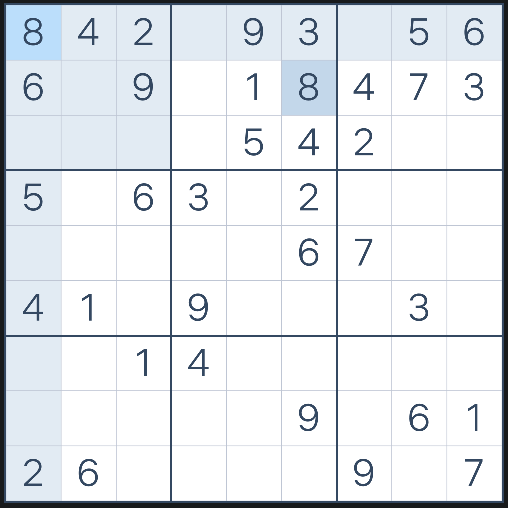
#> input picture inputs/images/quiz_3.png, 508 x 508 px
$ jupyter execute --allow-errors sudoku_image_solver.ipynb
#> lines starting #> are read from the running program, lines starting #| are printed output that depends on the picture; after the words box and inside, x2 and y2 are one past the last pixel; in counts of white or black regions, pixels touching at a corner belong together
# Convert Image to Sudoku quiz

[cell 1]
import os
import sys
import random
import numpy as np
import cv2 as cv
import matplotlib.pyplot as plt

[cell 2]
cwd = os.getcwd()
parent_dir = os.path.dirname(cwd)
sys.path.insert(1, parent_dir)
#> (the rest of this cell did not finish here and is left out)

[cell 3]
# Global variables
digit_templates = {}
# Create classifier for digit identification
#> (the rest of this cell did not finish here and is left out)

[cell 4]
def plot_digit_templates():
    global digit_templates

    num_digits = len(digit_templates)  # Number of images
    fig, axes = plt.subplots(1, num_digits, figsize=(num_digits * 2, 2))

    if num_digits == 1:  # Handle case for single image
        axes = [axes]

    for ax, (digit, image) in zip(axes, digit_templates.items()):
        ax.imshow(image, cmap='gray')  # Adjust cmap for grayscale
        ax.set_title(f"Digit: {digit}")
        ax.axis("off")  # Hide axes

    plt.show()

def load_templates():
    global digit_templates

    dir = r'datasets\digit_templates'
    files = os.listdir(dir)
    for file in files:
        img_gray = cv.imread(os.path.join(dir,file), cv.IMREAD_GRAYSCALE)
        img_th = cv.adaptiveThreshold(img_gray,255,cv.ADAPTIVE_THRESH_MEAN_C, cv.THRESH_BINARY,11,2)
        resized_img = cv.resize(img_th, (100,100), interpolation=cv.INTER_NEAREST)
        file_name = os.path.splitext(os.path.basename(file))[0]
        digit_templates[file_name]  = resized_img

def filter_close_coordinates(coordinates, min_distance=10):
    """Remove coordinates that are too close to each other."""
    filtered = []

    for coord_1 in coordinates:
        preserve = True
        for coord_2 in filtered:
            distance = np.linalg.norm(coord_1 - coord_2)
            if distance > min_distance:
                continue
            else:
                preserve = False
                break
        if preserve:
            filtered.append(coord_1)
    return filtered

def get_coords_of_lines(corner_coords):
    corner_coords.sort(key= lambda coord: coord[0]) # sort based on y coordinate
    vertical_lines_coords = [int(coord[1]) for coord in corner_coords[0:10]] # get the 10 smallest y coordinates
    vertical_lines_coords.sort() # the x coordiantes of the vertical lines

    corner_coords.sort(key= lambda coord: coord[1]) # sort based on x coordinate
    horizontal_lines_coords = [int(coord[0]) for coord in corner_coords[0:10]] # get the 10 smallest x coordinates
    horizontal_lines_coords.sort() # the xycoordiantes of the horizontal lines, y = horizontal_lines
    return vertical_lines_coords, horizontal_lines_coords

def crop_img(img, scale=1.0):
    center_x, center_y = img.shape[1] / 2, img.shape[0] / 2
    width_scaled, height_scaled = img.shape[1] * scale, img.shape[0] * scale
    left_x, right_x = center_x - width_scaled / 2, center_x + width_scaled / 2
    top_y, bottom_y = center_y - height_scaled / 2, center_y + height_scaled / 2
    img_cropped = img[int(top_y):int(bottom_y), int(left_x):int(right_x)]
    return img_cropped

def get_sqr_sub_image(img, row: int, col: int, vert_lines: list, hori_lines: list):
    x_min = vert_lines[col]
    x_max = vert_lines[col+1]
    y_min = hori_lines[row]
    y_max = hori_lines[row+1]
    sqr_sub_image = img[y_min:y_max,x_min:x_max]
    cropped_image = crop_img(sqr_sub_image, 0.7)
    img_blur = cv.GaussianBlur(cropped_image,(11,11),0)
    img_th = cv.adaptiveThreshold(img_blur,255,cv.ADAPTIVE_THRESH_MEAN_C, cv.THRESH_BINARY,5,1)
    resized_img = cv.resize(img_th, (32,32), interpolation=cv.INTER_NEAREST)
    return resized_img

def detect_digit(images) -> str:
    """
    Returns the most likely digit in the image using the trained classifier.
    """
    global digit_clf
    digit_list = digit_clf.predict_digits(images)
    str_digits = "".join([str(digit) for digit in digit_list])
    return str_digits

def image_to_string(img, vertical_lines_coords, horizontal_lines_coords):
    output_str = ''
    cell_images = []
    for row in range(0,9):
        for col in range(0,9):
            cell_img = get_sqr_sub_image(img, row, col, vertical_lines_coords, horizontal_lines_coords)
            cell_images.append(cell_img)

    output_str = detect_digit(cell_images)
    return output_str

## Load Image and Perform Preprocessing

The image is expetced to be screenshot of a sudoku quiz from [this website](https://sudoku.com/). The image must only contain the entire quiz grid.

[cell 5]
img_gray = cv.imread("../inputs/images/quiz_3.png", cv.IMREAD_GRAYSCALE)
#> img_gray: shape (508, 508); min 28, max 255, mean 231.1
# resize for consistency
img_gray = cv.resize(img_gray, (500, 500), interpolation= cv.INTER_LINEAR)
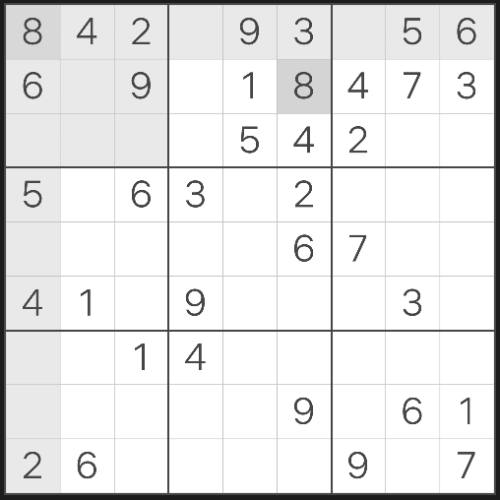
#> img_gray: shape (500, 500); min 28, max 255, mean 231.1
img_rgb = cv.cvtColor(img_gray,cv.COLOR_GRAY2RGB)

img_th = cv.adaptiveThreshold(img_gray,255,cv.ADAPTIVE_THRESH_GAUSSIAN_C, cv.THRESH_BINARY,5,3)
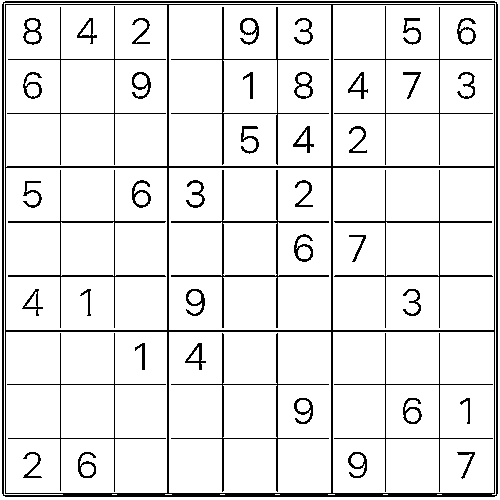
#> img_th: shape (500, 500); 90.7% white; black in thin lines or dots

if img_gray is None:
    sys.exit("Could not read the image.")

plt.imshow(img_th, cmap='binary_r', vmax=255, vmin=0)
plt.show()

## Detect Harris Corners

Harris corners are detected to find the locations of corners in the image. Which will be used to determine the locations the individual cells within the grid.

[cell 6]
dst = cv.cornerHarris(img_th,2,3,0.04)
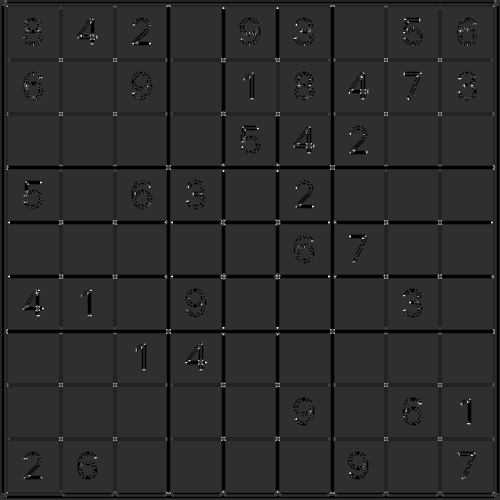
#> dst: shape (500, 500) float32; min -0.04, max 0.175, mean -0.00349; drawn with min black and max white

#result is dilated for marking the corners, not important
dst = cv.dilate(dst,None)
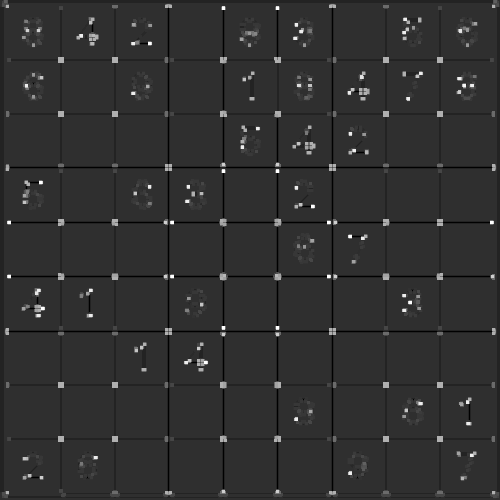
#> dst: shape (500, 500) float32; min -0.04, max 0.175, mean 0.00113; drawn with min black and max white

# Threshold for an optimal value, it may vary depending on the image.
img_harris = img_rgb.copy()

corner_condition = dst>0.01*dst.max()
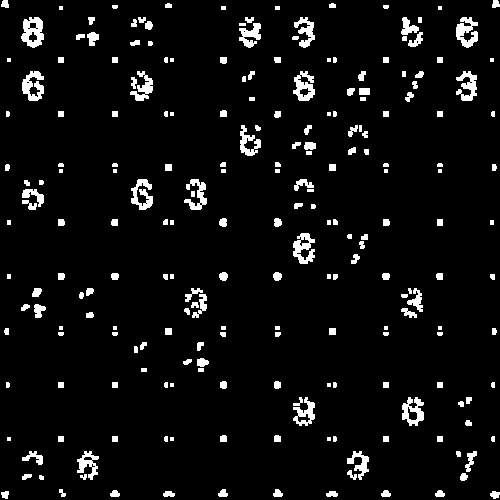
#> corner_condition: shape (500, 500) bool; 5.5% white; 223 white regions (22 under 20 px), largest, box (x1, y1, x2, y2) and area: (21, 17, 44, 48) 453, (456, 17, 478, 48) 402, (293, 233, 315, 264) 396
detected_harris_n = (corner_condition).sum()
#> detected_harris_n = 13739
corner_coords = np.argwhere(corner_condition)
#> corner_coords = 13739 pairs, first value 0 to 498, second value 1 to 499

img_harris[corner_condition]=[255,0,0] # draw corner points
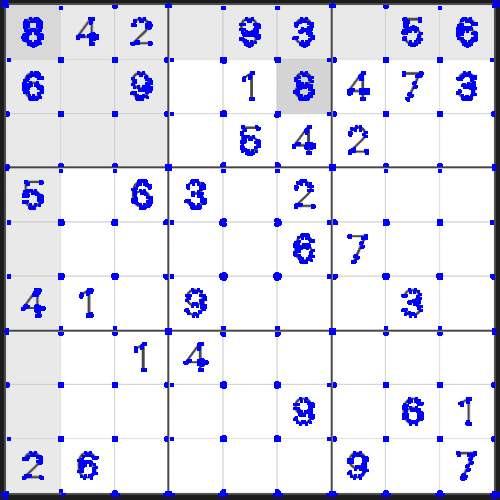
#> img_harris: shape (500, 500, 3); mean B, G, R 235.1, 221.1, 221.1

plt.title(f'{detected_harris_n:,} Corners Detected')
plt.imshow(img_harris)
plt.show()

## Remove Corners that are too Close

Remove corners that have beed detected more than once / only keep 1 corners at locations where multiple were detected.

[cell 7]
# timer = time.time()
corner_coords_reduced = filter_close_coordinates(corner_coords, 15)
#> the loop in filter_close_coordinates, `for coord_1 in coordinates:` made 13739 passes
#> coord_1 on passes 1 to 3: [0, 3], [0, 4], [0, 5]
#> after the loop in filter_close_coordinates, `for coord_1 in coordinates:`: filtered = 231 pairs, first value 0 to 491, second value 3 to 493
#> corner_coords_reduced has the same summary as filtered in filter_close_coordinates
# timer = timer - time.time()

[cell 8]
img_harris_reduced = img_rgb.copy()
for (y, x) in corner_coords_reduced:
    cv.circle(img_harris_reduced, (x, y), radius=5, color=(255, 0, 0), thickness=-1)
#> this loop made 231 passes
#> (y, x) on passes 1 to 3: (0, 3), (0, 493), (3, 167)
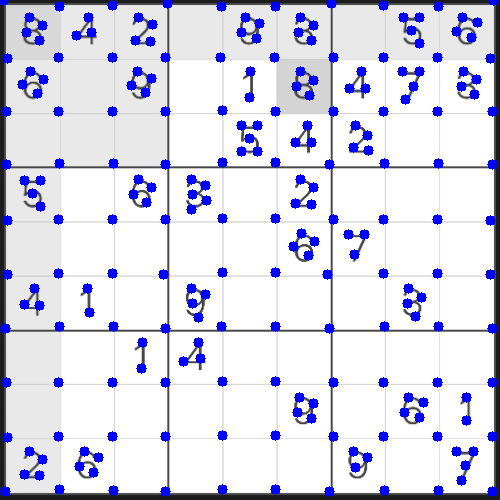
#> img_harris_reduced: shape (500, 500, 3); mean B, G, R 234.8, 215.9, 215.9
corner_coords_reduced_n = len(corner_coords_reduced)
#> corner_coords_reduced_n = 231
plt.title(f'{corner_coords_reduced_n:,} Corners Detected')
plt.imshow(img_harris_reduced)
plt.show()

## Get Sub-Images of Indivual Cells

Sample sub-images of the individual cells such that they can be further processed to determine the number within each cell.

[cell 9]
# View a digit within a cell
vertical_lines_coords, horizontal_lines_coords = get_coords_of_lines(corner_coords_reduced)
#> in get_coords_of_lines, `vertical_lines_coords = [int(coord[1]) for coord in corner_coords[0:10]]`: vertical_lines_coords = [3, 493, 167, 331, 112, 383, 59, 221, 275, 438]
#> in get_coords_of_lines, `horizontal_lines_coords = [int(coord[0]) for coord in corner_coords[0:..`: horizontal_lines_coords = [0, 328, 491, 111, 164, 382, 58, 220, 274, 437]
#> vertical_lines_coords = [3, 59, 112, 167, 221, 275, 331, 383, 438, 493]; horizontal_lines_coords = [0, 58, 111, 164, 220, 274, 328, 382, 437, 491]
sqr_img = get_sqr_sub_image(img_th, 2, 4, vertical_lines_coords, horizontal_lines_coords)
#> in get_sqr_sub_image, `x_min = vert_lines[col]`: x_min = 221
#> in get_sqr_sub_image, `x_max = vert_lines[col+1]`: x_max = 275
#> in get_sqr_sub_image, `y_min = hori_lines[row]`: y_min = 111
#> in get_sqr_sub_image, `y_max = hori_lines[row+1]`: y_max = 164
#> in get_sqr_sub_image, `sqr_sub_image = img[y_min:y_max,x_min:x_max]`: sqr_sub_image: shape (53, 54); 88.1% white; black in thin lines or dots
#> in crop_img, `img_cropped = img[int(top_y):int(bottom_y), int(left_x):int(right_x)]`: img_cropped: shape (38, 37); 87% white; black in thin lines or dots, all inside (x1, y1, x2, y2) = (12, 8, 30, 36)
#> in get_sqr_sub_image, `img_th = cv.adaptiveThreshold(img_blur,255,cv.ADAPTIVE_THRESH_MEAN_C, ..`: img_th: shape (38, 37); 77.3% white; 1 black region, box (x1, y1, x2, y2) and area: (11, 7, 31, 36) 319
#> in get_sqr_sub_image, `resized_img = cv.resize(img_th, (32,32), interpolation=cv.INTER_NEAREST)`:
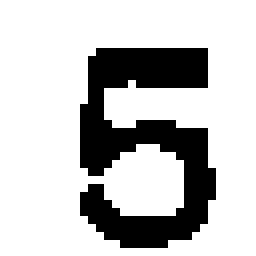
#> resized_img: shape (32, 32) (shown 8 times larger); 76.9% white; 1 black region, box (x1, y1, x2, y2) and area: (10, 6, 27, 31) 237
plt.imshow(sqr_img, cmap='gray', vmax=255, vmin=0)
plt.show()

## Predict the Digit Within the Cell

#> (a cell that did not finish here is left out)

## Get All Cell Values

[cell 11]
raw_quiz_str = ''
cell_images = []
for row in range(0,9):
    for col in range(0,9):
        cell_img = get_sqr_sub_image(img_th, row, col, vertical_lines_coords, horizontal_lines_coords)
        cell_images.append(cell_img)
#> this loop made 9 passes
#> pass 1, in get_sqr_sub_image (call 2), `img_th = cv.adaptiveThreshold(img_blur,255,cv.ADAPTIVE_THRESH_MEAN_C, ..`:
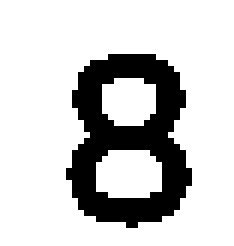
#> img_th: shape (41, 39) (shown 6 times larger); 79.2% white; 1 black region, box (x1, y1, x2, y2) and area: (11, 9, 32, 38) 332

#> (the rest of this cell did not finish here and is left out)

[cell 12]
print(f"The raw sudoku quiz string:\n{raw_quiz_str}")
#> (the rest of this cell did not finish here and is left out)

## Complete Solution

[cell 13]
def image_to_sudoku_quiz(f_path) -> str:

    # load image and preprocess
    img_gray = cv.imread(f_path, cv.IMREAD_GRAYSCALE)
    img_gray = cv.resize(img_gray, (500, 500), interpolation= cv.INTER_LINEAR)
    img_th = cv.adaptiveThreshold(img_gray,255,cv.ADAPTIVE_THRESH_GAUSSIAN_C, cv.THRESH_BINARY,5,3)

    # detect corner feature
    dst = cv.cornerHarris(img_th,2,3,0.04)
    dst = cv.dilate(dst,None)
    corner_condition = dst>0.01*dst.max()
    corner_coords = np.argwhere(corner_condition)
    corner_coords_reduced = filter_close_coordinates(corner_coords, 15) # reduce corners
#> the loop in filter_close_coordinates (call 2), `for coord_1 in coordinates:` made 13739 passes

    # get coordinates of lines
    vertical_lines_coords, horizontal_lines_coords = get_coords_of_lines(corner_coords_reduced)

    # generate string
    raw_string = image_to_string(img_th, vertical_lines_coords, horizontal_lines_coords)
#> the loop in image_to_string, `for row in range(0,9):` made 9 passes
#> pass 1, in get_sqr_sub_image (call 84), `img_blur = cv.GaussianBlur(cropped_image,(11,11),0)`:
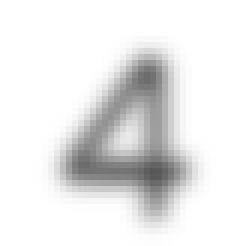
#> img_blur: shape (41, 38) (shown 6 times larger); min 87, max 255, mean 230.9

$ run again, with inputs/images/quiz_1.png copied over inputs/images/quiz_3.png
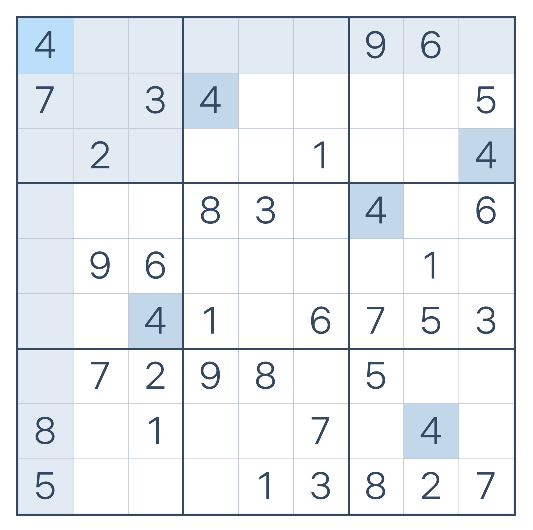
#> input picture inputs/images/quiz_1.png, 533 x 530 px
#> `corner_condition = dst>0.01*dst.max()`:
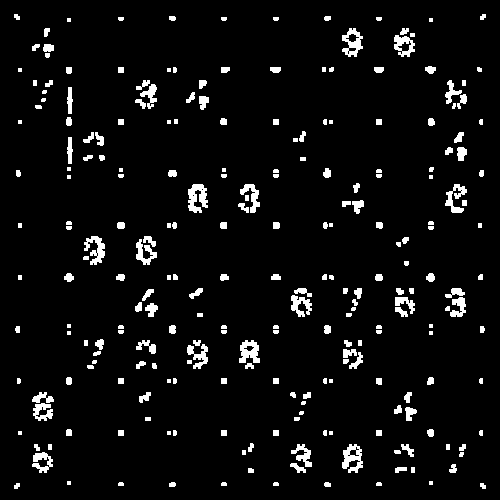
#> corner_condition: shape (500, 500) bool; 5.2% white; 243 white regions (31 under 20 px), largest, box (x1, y1, x2, y2) and area: (188, 184, 208, 213) 378, (342, 444, 363, 473) 353, (342, 28, 363, 57) 322
#> detected_harris_n = 13085
#> corner_coords = 13085 pairs, first value 14 to 488, second value 14 to 485
#> img_harris: shape (500, 500, 3); mean B, G, R 241.3, 228, 228
#> the loop in filter_close_coordinates, `for coord_1 in coordinates:` made 13085 passes
#> coord_1 on passes 1 to 3: [14, 14], [14, 15], [14, 16]
#> after the loop in filter_close_coordinates, `for coord_1 in coordinates:`: filtered = 232 pairs, first value 14 to 483, second value 14 to 482
#> corner_coords_reduced has the same summary as filtered in filter_close_coordinates
#> the loop `for (y, x) in corner_coords_reduced:` made 232 passes
#> (y, x) on passes 1 to 3: (14, 14), (14, 482), (16, 169)
#> corner_coords_reduced_n = 232
#> in get_coords_of_lines, `vertical_lines_coords = [int(coord[1]) for coord in corner_coords[0:10]]`: vertical_lines_coords = [14, 482, 169, 325, 118, 221, 273, 376, 67, 429]
#> in get_coords_of_lines, `horizontal_lines_coords = [int(coord[0]) for coord in corner_coords[0:..`: horizontal_lines_coords = [14, 170, 326, 483, 378, 68, 120, 223, 275, 431]
#> `vertical_lines_coords, horizontal_lines_coords = get_coords_of_lines(c..`: vertical_lines_coords = [14, 67, 118, 169, 221, 273, 325, 376, 429, 482]; horizontal_lines_coords = [14, 68, 120, 170, 223, 275, 326, 378, 431, 483]
#> x_min = 221
#> x_max = 273
#> y_min = 120
#> y_max = 170
#> sqr_sub_image: shape (50, 52); 96.1% white; black in thin lines or dots
#> img_cropped: shape (35, 37); every value is 255
#> resized_img: shape (32, 32); every value is 255
#> the loop `for row in range(0,9):` made 9 passes
#> the loop in filter_close_coordinates (call 2), `for coord_1 in coordinates:` made 13085 passes
#> the loop in image_to_string, `for row in range(0,9):` made 9 passes
#> pass 1, in get_sqr_sub_image (call 85), `sqr_sub_image = img[y_min:y_max,x_min:x_max]`:
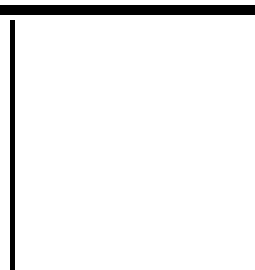
#> sqr_sub_image: shape (54, 51) (shown 5 times larger); 94.5% white; black in thin lines or dots

$ run again, with inputs/images/quiz_2.png copied over inputs/images/quiz_3.png
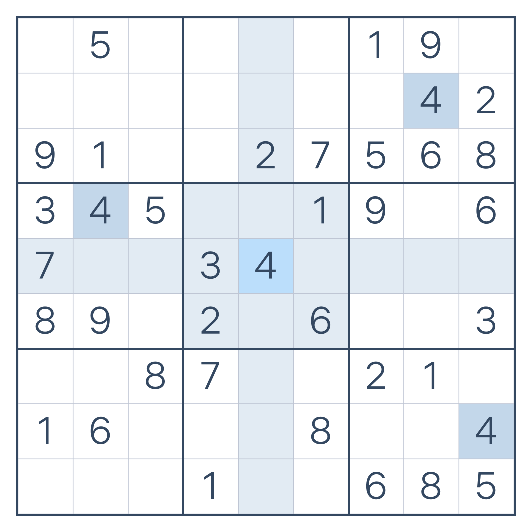
#> input picture inputs/images/quiz_2.png, 532 x 526 px
#> corner_condition: shape (500, 500) bool; 5.4% white; 221 white regions (25 under 20 px), largest, box (x1, y1, x2, y2) and area: (32, 290, 54, 320) 394, (446, 133, 468, 163) 393, (395, 133, 416, 164) 373
#> detected_harris_n = 13441
#> corner_coords = 13441 pairs, first value 14 to 492, second value 14 to 486
#> img_harris: shape (500, 500, 3); mean B, G, R 241.9, 228.2, 228.2
#> the loop in filter_close_coordinates, `for coord_1 in coordinates:` made 13441 passes
#> coord_1 on passes 1 to 3: [14, 14], [14, 15], [14, 16]
#> after the loop in filter_close_coordinates, `for coord_1 in coordinates:`: filtered = 234 pairs, first value 14 to 487, second value 14 to 483
#> corner_coords_reduced has the same summary as filtered in filter_close_coordinates
#> the loop `for (y, x) in corner_coords_reduced:` made 234 passes
#> (y, x) on passes 1 to 3: (14, 14), (14, 483), (15, 171)
#> corner_coords_reduced_n = 234
#> in get_coords_of_lines, `vertical_lines_coords = [int(coord[1]) for coord in corner_coords[0:10]]`: vertical_lines_coords = [14, 483, 171, 327, 68, 119, 223, 274, 378, 429]
#> in get_coords_of_lines, `horizontal_lines_coords = [int(coord[0]) for coord in corner_coords[0:..`: horizontal_lines_coords = [14, 171, 329, 487, 120, 224, 381, 68, 277, 434]
#> `vertical_lines_coords, horizontal_lines_coords = get_coords_of_lines(c..`: vertical_lines_coords = [14, 68, 119, 171, 223, 274, 327, 378, 429, 483]; horizontal_lines_coords = [14, 68, 120, 171, 224, 277, 329, 381, 434, 487]
#> x_min = 223
#> x_max = 274
#> y_min = 120
#> y_max = 171
#> sqr_sub_image: shape (51, 51); 90.6% white; black in thin lines or dots
#> img_cropped: shape (36, 36); 89% white; black in thin lines or dots, all inside (x1, y1, x2, y2) = (11, 7, 29, 33)
#> resized_img: shape (32, 32); 79.3% white; 1 black region, box (x1, y1, x2, y2) and area: (9, 6, 27, 31) 212
#> the loop `for row in range(0,9):` made 9 passes
#> the loop in filter_close_coordinates (call 2), `for coord_1 in coordinates:` made 13441 passes
#> the loop in image_to_string, `for row in range(0,9):` made 9 passes
#> pass 1, in get_sqr_sub_image (call 84), `resized_img = cv.resize(img_th, (32,32), interpolation=cv.INTER_NEAREST)`:
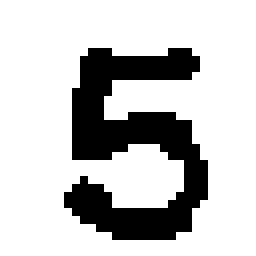
#> resized_img: shape (32, 32) (shown 8 times larger); 77.6% white; 1 black region, box (x1, y1, x2, y2) and area: (8, 6, 26, 30) 229
